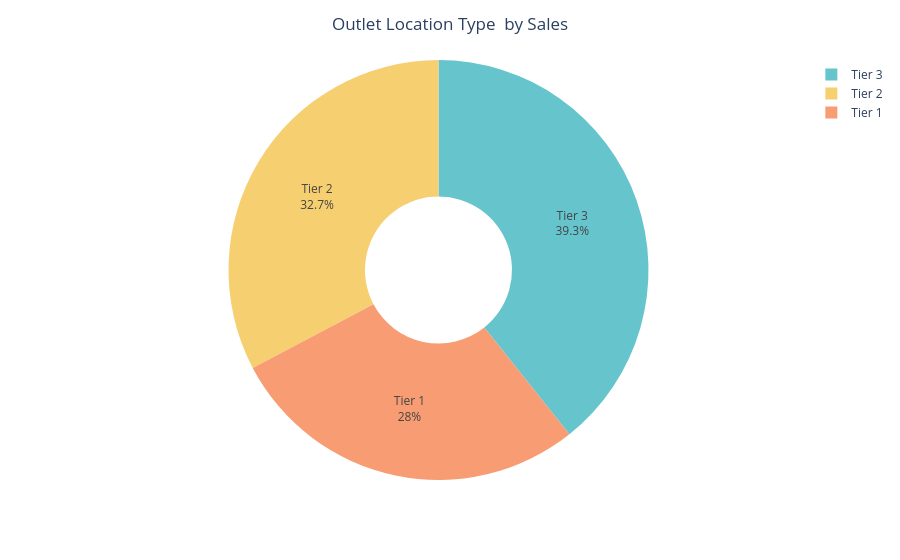

The code cell stored with this chart in its notebook:
### Code cell
fig = px.pie(
    group,
    names='Outlet Location Type',
    values='Sales',
    hole=0.35,   # donut style
    color_discrete_sequence=px.colors.qualitative.Pastel
)
fig.update_traces(
    textinfo='percent+label'
 )

fig.update_layout(
    title={
        'text': 'Outlet Location Type  by Sales',
        'x': 0.5,
        'xanchor': 'center'
    },
    showlegend=True
)

fig.show()

### Figure 1 — Plotly figure (JSON) as saved in the notebook; plotly's stock layout.template omitted (floating-point values rounded to 4 significant figures)
{"data": [{"domain": {"x": [0, 1], "y": [0, 1]}, "hole": 0.35, "hovertemplate": "Outlet Location Type=%{label}<br>Sales=%{value}<extra></extra>", "labels": ["Tier 3", "Tier 2", "Tier 1"], "legendgroup": "", "name": "", "showlegend": true, "textinfo": "percent+label", "type": "pie", "values": [472100.0, 393200.0, 336400.0]}], "layout": {"legend": {"tracegroupgap": 0}, "margin": {"t": 60}, "piecolorway": ["rgb(102, 197, 204)", "rgb(246, 207, 113)", "rgb(248, 156, 116)", "rgb(220, 176, 242)", "rgb(135, 197, 95)", "rgb(158, 185, 243)", "rgb(254, 136, 177)", "rgb(201, 219, 116)", "rgb(139, 224, 164)", "rgb(180, 151, 231)", "rgb(179, 179, 179)"], "showlegend": true, "title": {"text": "Outlet Location Type  by Sales", "x": 0.5, "xanchor": "center"}}}
